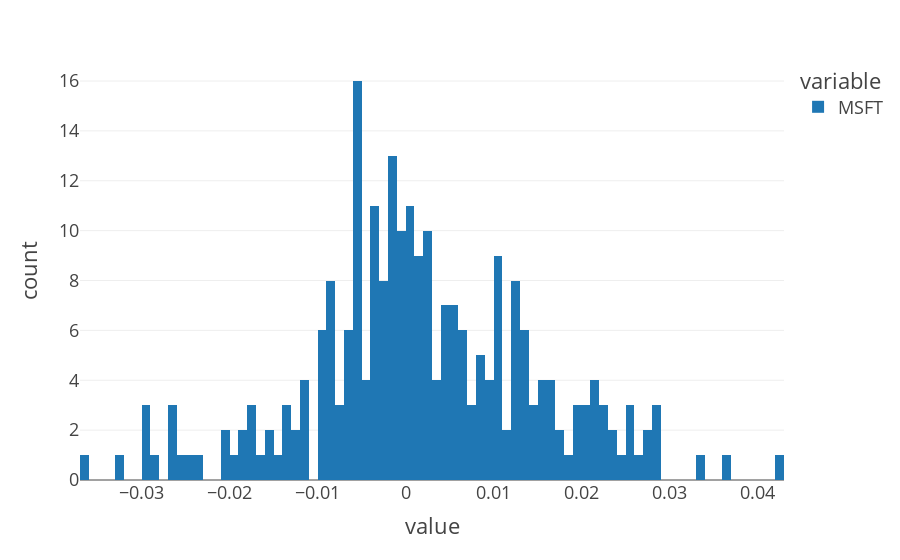

Here is the notebook cell this chart was saved with:
### Code cell
fig = px.histogram(ret.MSFT, nbins=100)
fig.show()

### Figure 1 — Plotly figure (JSON) as saved in the notebook; plotly's stock layout.template omitted (floating-point values rounded to 4 significant figures; data arrays with more than 128 entries replaced by an {"elided": "..."} marker saying what was removed)
{"data": [{"alignmentgroup": "True", "bingroup": "x", "hovertemplate": "variable=MSFT<br>value=%{x}<br>count=%{y}<extra></extra>", "legendgroup": "MSFT", "marker": {"color": "#1F77B4", "pattern": {"shape": ""}}, "name": "MSFT", "nbinsx": 100, "offsetgroup": "MSFT", "orientation": "v", "showlegend": true, "type": "histogram", "x": {"elided": "251 float values"}, "xaxis": "x", "yaxis": "y"}], "layout": {"barmode": "relative", "legend": {"title": {"text": "variable"}, "tracegroupgap": 0}, "margin": {"t": 60}, "xaxis": {"anchor": "y", "domain": [0, 1], "title": {"text": "value"}}, "yaxis": {"anchor": "x", "domain": [0, 1], "title": {"text": "count"}}}}
